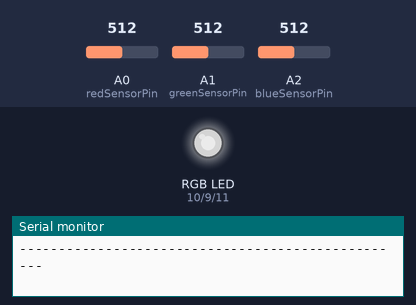
Simulated run of this sketch. Board: Arduino Uno, built with avr-gcc and run on an emulated ATmega328P. Shown: an RGB LED mixed from three pins (HIGH = lit), the last lines printed to the serial monitor. The inputs (shaded band) are chosen by the test bench; at power-on: A0 (redSensorPin) = 512, A1 (greenSensorPin) = 512, A2 (blueSensorPin) = 512. Dim RGB values are drawn brighter than linear.

Above: at 1.2 s.
1.3 s: A0 (redSensorPin) set to 413
At 3.0 s:
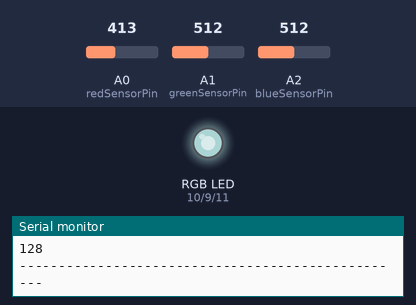
4.3 s: A0 (redSensorPin) set to 382
At 5.7 s:
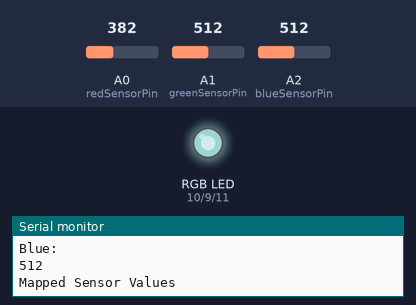
6.0 s: A1 (greenSensorPin) set to 716
At 7.6 s:
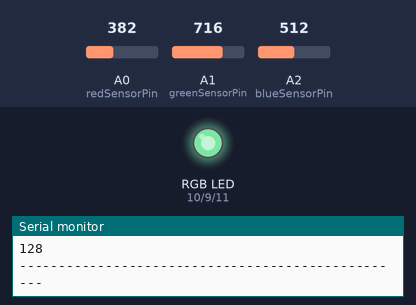
7.9 s: A2 (blueSensorPin) set to 43
At 9.4 s:
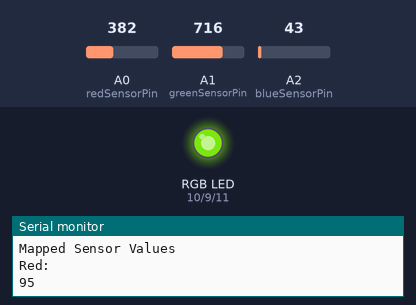
9.7 s: A2 (blueSensorPin) set to 36
At 10.8 s:
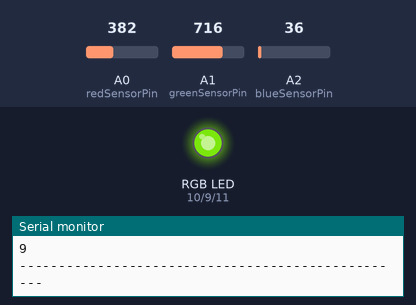
11.6 s: A1 (greenSensorPin) set to 989
At 12.9 s:
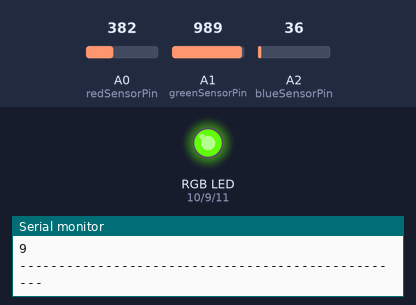
13.4 s: A1 (greenSensorPin) set to 1016
Timing chart, 0 to 16.4 s (numbered marks = the images above; inputs shaded):
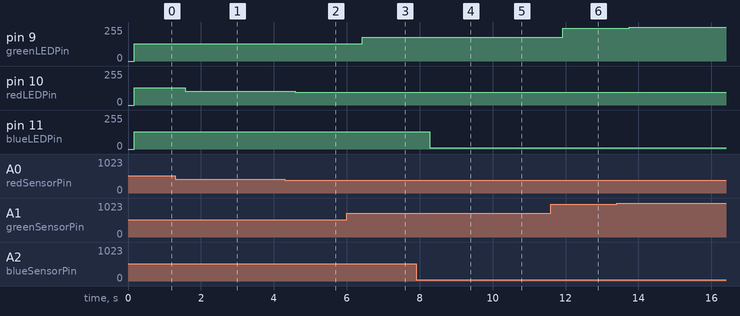

Measured:
- after the input at 1.3 s, pin 10 (redLEDPin): 128/255 → 103/255 after 0.27 s
- after the input at 4.3 s, pin 10 (redLEDPin): 103/255 → 95/255 after 0.28 s
- after the input at 6.0 s, pin 9 (greenLEDPin): 128/255 → 179/255 after 0.43 s
- after the input at 7.9 s, pin 11 (blueLEDPin): 128/255 → 10/255 after 0.37 s
- after the input at 9.7 s, pin 11 (blueLEDPin): 10/255 → 9/255 after 0.40 s
- after the input at 11.6 s, pin 9 (greenLEDPin): 179/255 → 247/255 after 0.32 s
- after the input at 13.4 s, pin 9 (greenLEDPin): 247/255 → 254/255 after 0.35 s

The sketch:

04_color_mixing_lamp.ino
```cpp
const int redLEDPin = 10;
const int greenLEDPin = 9;
const int blueLEDPin = 11;

const int redSensorPin = A0;
const int greenSensorPin = A1;
const int blueSensorPin = A2;

int redValue = 0;
int greenValue = 0;
int blueValue = 0;

int redSensorValue = 0;
int greenSensorValue = 0;
int blueSensorValue = 0;

void setup() {
  // put your setup code here, to run once:
  Serial.begin(9600);
  pinMode(redLEDPin, OUTPUT);
  pinMode(greenLEDPin, OUTPUT);
  pinMode(blueLEDPin, OUTPUT);
}

void loop() {
  // put your main code here, to run repeatedly:
  redSensorValue = analogRead(redSensorPin);
  delay(5);
  greenSensorValue = analogRead(greenSensorPin);
  delay(5);
  blueSensorValue = analogRead(blueSensorPin);
  redValue = redSensorValue/4;
  greenValue = greenSensorValue/4;
  blueValue = blueSensorValue/4;
  Serial.println("--------------------------------------------------");
  Serial.println("Raw Sensor Values");
  Serial.println("Red: ");
  Serial.println(redSensorValue);
  Serial.println("Green: ");
  Serial.println(greenSensorValue);
  Serial.println("Blue: ");
  Serial.println(blueSensorValue);
  Serial.println("Mapped Sensor Values");
  Serial.println("Red: ");
  Serial.println(redValue);
  Serial.println("Green: ");
  Serial.println(greenValue);
  Serial.println("Blue: ");
  Serial.println(blueValue);
  Serial.println("--------------------------------------------------");
  analogWrite(redLEDPin, redValue);
  analogWrite(greenLEDPin, greenValue);
  analogWrite(blueLEDPin, blueValue);
}
```
